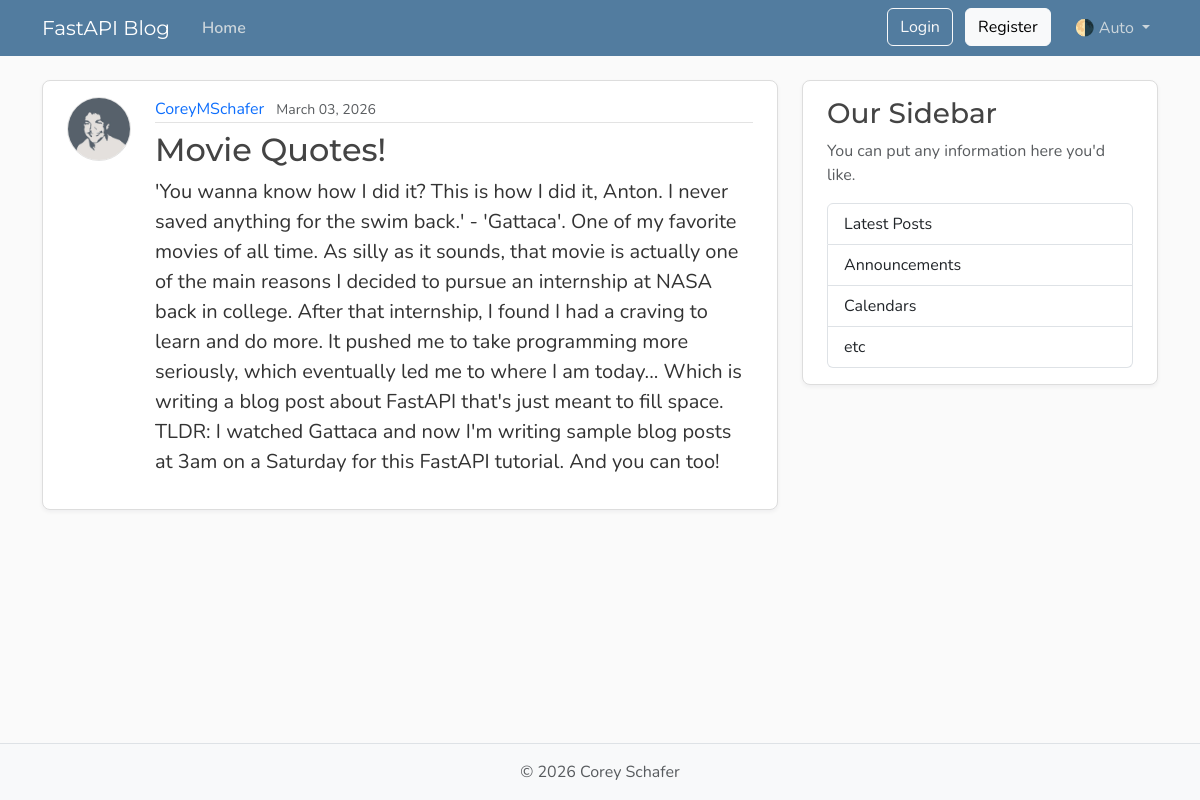
The page /posts/2 on the database its author committed.
### models.py (models this page shows, shortened)
class User(Base):
    __tablename__ = "users"
    id : Mapped[int] = mapped_column(Integer, primary_key=True, index=True)
    username : Mapped[str] = mapped_column(String(20), unique=True, nullable=False)
    email : Mapped[str] = mapped_column(String(30), unique=True, nullable=False)
    password_hash : Mapped[str] = mapped_column(String(200), nullable=False)
    image_file : Mapped[str | None] = mapped_column(String(200), nullable=True, default=None)
    posts : Mapped[list[Post]] = relationship(back_populates="author", cascade="all, delete-orphan")
    reset_tokens : Mapped[list[PasswordResetToken]] = relationship(back_populates="user", cascade="all, delete-orphan")

class Post(Base):
    __tablename__ = "posts"
    id : Mapped[int] = mapped_column(Integer, primary_key=True, index=True)
    title : Mapped[str] = mapped_column(String(100), nullable=False)
    content : Mapped[str] = mapped_column(Text, nullable=False)
    user_id : Mapped[int] = mapped_column(ForeignKey("users.id"), nullable=False, index=True)
    date_posted : Mapped[datetime] = mapped_column(DateTime(timezone=True), default=lambda : datetime.now(UTC))
    author : Mapped[User] = relationship(back_populates="posts")

### main.py (the view)
@app.get("/posts/{post_id}", include_in_schema=False)
async def post_page(request : Request, post_id : int, db : Annotated[AsyncSession, Depends(get_db)]):
    result = await db.execute(
        select(models.Post)
        .options(selectinload(models.Post.author))
        .where(models.Post.id == post_id))
    post = result.scalars().first()
    if not post:
        raise HTTPException(status_code=status.HTTP_404_NOT_FOUND, detail="Post not Found")
    title = post.title[:50]
    return templates.TemplateResponse(request, "post.html", {"post" : post, "title" : title})

### templates/post.html (shortened to what this page needs)
{% extends "layout.html" %}
{% block content %}
    <article class="content-section py-3 px-4 mb-4">
        <div class="d-flex align-items-start gap-4">
            <img class="rounded-circle article-img flex-shrink-0"
                 src="{{ post.author.image_path }}"
                 alt="{{ post.author.username }}'s profile picture"
                 width="64"
                 height="64"
                 loading="lazy">
            <div class="flex-grow-1">
                <div class="article-metadata mb-2">
                    <a class="me-2"
                       href="{{ url_for("user_posts_page", user_id=post.author.id ) }}">{{ post.author.username }}</a>
                    <small class="text-body-secondary">{{ post.date_posted.strftime("%B %d, %Y") }}</small>
                </div>
                <h2 class="article-title">{{ post.title }}</h2>
                <p class="article-content">{{ post.content }}</p>
            </div>
        </div>
    </article>
{% endblock content %}

### static/css/main.css (style rules this page uses)
:root { --font-heading: "Montserrat", system-ui, -apple-system, BlinkMacSystemFont, sans-serif; --font-body: "Nunito", system-ui, -apple-system, BlinkMacSystemFont, sans-serif; --color-bg-body: #fafafa; --color-bg-content: #ffffff; --color-text-primary: #333333; --color-text-heading: #444444; --color-steel: #527c9f; --color-nav-link: #cbd5db; --color-nav-link-hover: #ffffff; --color-link-hover: #428bca; --color-border: #dddddd; --color-border-light: #e3e3e3; --spacing-xl: 5rem; --article-img-size: 4rem; --account-img-size: 7.813rem; }
body { font-family: var(--font-body); background: var(--color-bg-body); color: var(--color-text-primary); }
h1, h2, h3, h4, h5, h6 { font-family: var(--font-heading); color: var(--color-text-heading); }
a { text-decoration: none; }
.content-section { background: var(--color-bg-content); border: 1px solid var(--color-border); border-radius: 0.5rem; box-shadow: 0 2px 4px rgba(15, 23, 42, 0.05); transition: box-shadow 0.15s ease, transform 0.15s ease, border-color 0.15s ease; }
.article-title { color: var(--color-text-heading); transition: color 0.2s ease-in-out; }
.article-content { white-space: pre-line; font-size: 1.25rem; }
.article-img { height: var(--article-img-size); width: var(--article-img-size); flex-shrink: 0; object-fit: cover; border: 1px solid var(--color-border-light); box-shadow: 0 0 0 2px var(--color-bg-content); }
.article-metadata { padding-bottom: 0.063rem; border-bottom: 1px solid var(--color-border-light); }
.article-metadata a { transition: color 0.2s ease-in-out; }

### rows shown on the page
User: author.image_path (picture), author.username "CoreyMSchafer"
Post: date_posted "March 03, 2026", title "Movie Quotes!", content "'You wanna know how I did it? This is how I did it, Anton. I never saved anything for the swim back.' - 'Gattaca'. One of my favorite movies of all time. As silly as it sounds, that movie is actually one of the main reasons I decided to pursue an internship at NASA back in college. After that internship, I found I had a craving to learn and do more. It pushed me to take programming more seriously, which eventually led me to where I am today... Which is writing a blog post about FastAPI that's just meant to fill space. TLDR: I watched Gattaca and now I'm writing sample blog posts at 3am on a Saturday for this FastAPI tutorial. And you can too!"
